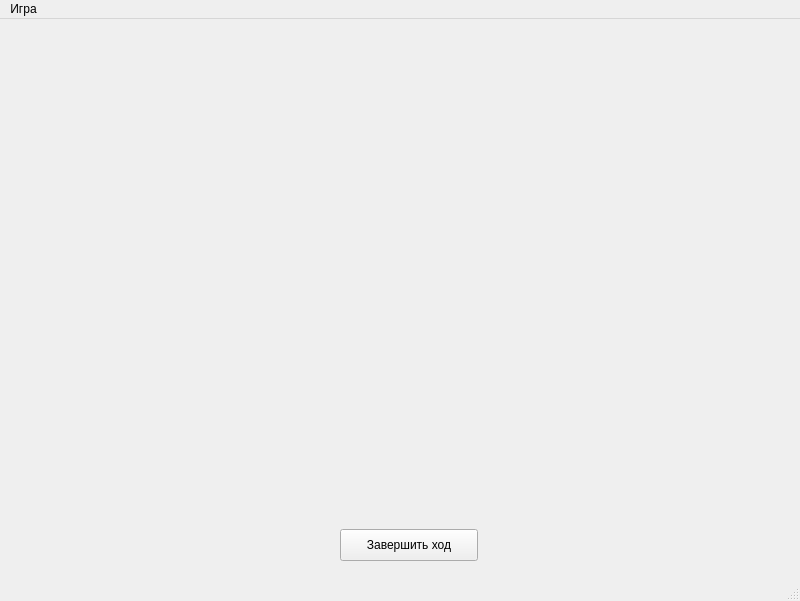
<?xml version="1.0" encoding="UTF-8"?>
<ui version="4.0">
 <class>ClientWindow</class>
 <widget class="QMainWindow" name="ClientWindow">
  <property name="geometry">
   <rect>
    <x>0</x>
    <y>0</y>
    <width>800</width>
    <height>601</height>
   </rect>
  </property>
  <property name="cursor">
   <cursorShape>CrossCursor</cursorShape>
  </property>
  <property name="windowTitle">
   <string>ClientWindow</string>
  </property>
  <widget class="QWidget" name="centralwidget">
   <widget class="QPushButton" name="pushButton_2">
    <property name="geometry">
     <rect>
      <x>340</x>
      <y>510</y>
      <width>138</width>
      <height>32</height>
     </rect>
    </property>
    <property name="text">
     <string>Завершить ход</string>
    </property>
   </widget>
   <widget class="QWidget" name="widget" native="true">
    <property name="geometry">
     <rect>
      <x>160</x>
      <y>90</y>
      <width>451</width>
      <height>301</height>
     </rect>
    </property>
   </widget>
  </widget>
  <widget class="QMenuBar" name="menubar">
   <property name="geometry">
    <rect>
     <x>0</x>
     <y>0</y>
     <width>800</width>
     <height>24</height>
    </rect>
   </property>
   <widget class="QMenu" name="menu">
    <property name="title">
     <string>Игра</string>
    </property>
    <addaction name="action"/>
   </widget>
   <addaction name="menu"/>
  </widget>
  <widget class="QStatusBar" name="statusbar"/>
  <action name="action">
   <property name="text">
    <string>Сдаться</string>
   </property>
  </action>
 </widget>
 <resources/>
 <connections/>
</ui>
